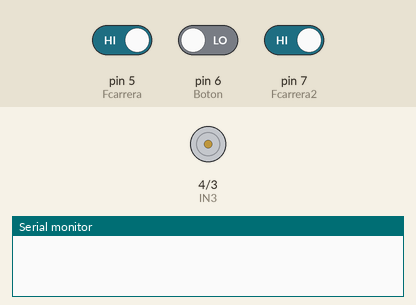
Simulated run of this sketch. Board: Arduino Uno, built with avr-gcc and run on an emulated ATmega328P. Shown: motor-driver pin pairs drawn as motors (green arrow = first pin HIGH = forward, orange = second pin HIGH = backward, longer = more drive, scaled by the enable pin), the last lines printed to the serial monitor. The test bench sets the inputs (shaded band); at power-on: pin 6 (Boton) LOW, pin 7 (Fcarrera2) HIGH, pin 5 (Fcarrera) HIGH.

Above: at 2.8 s.
2.9 s: pin 6 (Boton) driven HIGH and pin 7 (Fcarrera2) driven LOW
At 3.9 s:
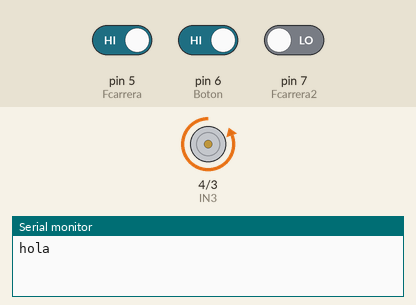
4.4 s: pin 7 (Fcarrera2) driven HIGH
At 4.8 s:
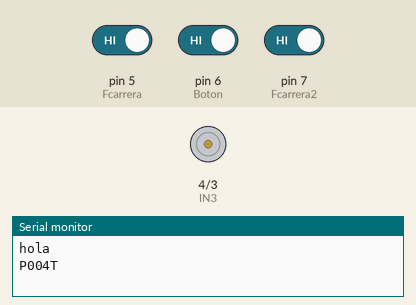
8.9 s: pin 5 (Fcarrera) driven HIGH
Timing chart, 0 to 11.9 s (numbered marks = the images above; inputs shaded):
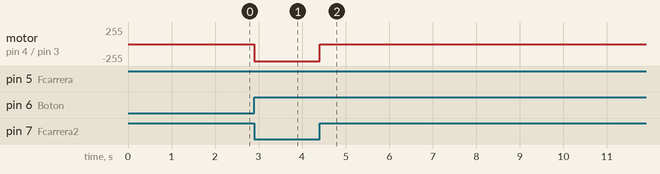

The sketch:

Pruebapuerta_principal.ino
```cpp
int IN3 = 4;      // IN3 a pin digital 7
int IN4 = 3;      // IN4 a pin digital 8
int ENB = A0;      // ENA a pin digital 9
int Boton = 6 ;
int Fcarrera = 5 ;
int Fcarrera2 = 7 ;
int movimiento = 0;

void setup() {
  Serial.begin(9600);

  // put your setup code here, to run once:
  pinMode(IN3, OUTPUT);   // IN3 como salida
  pinMode(IN4, OUTPUT);   // IN4 como salida
  pinMode(ENB, OUTPUT);   // ENB como salida
  pinMode(Boton, INPUT);   // boton como entrada
  pinMode(Fcarrera, INPUT);   // boton como entrada
  pinMode(Fcarrera2, INPUT);   // boton como entrada

}

void loop() {

  int botonFinalDeCarrera2;
  int botonFinalDeCarrera = digitalRead(Fcarrera);
  if (Serial.available()) {
    String estado = Serial.readString();
    if (estado == "P004T") {
      botonFinalDeCarrera2 = digitalRead(Fcarrera2);
         while ( botonFinalDeCarrera2 == LOW ) {
      while ( botonFinalDeCarrera2 == LOW ) {
        Avance();
        botonFinalDeCarrera2 = digitalRead(Fcarrera2);
      }
      Stop();
      delay(5000);
      botonFinalDeCarrera = digitalRead(Fcarrera);
      while (botonFinalDeCarrera == LOW ) {
        Retroceder();

        botonFinalDeCarrera = digitalRead(Fcarrera);
      }
      Stop();
      Serial.println("P004F");
    }
    }  if (estado == "P004F") {
      while ( botonFinalDeCarrera == LOW) {
        Retroceder();
      }
      Stop();
    }
  }

  botonFinalDeCarrera = digitalRead(Fcarrera);
  int estadoboton = digitalRead(Boton);
  botonFinalDeCarrera2 = digitalRead(Fcarrera2);

  if (estadoboton == HIGH ) {
          Serial.println("hola");
    botonFinalDeCarrera2 = digitalRead(Fcarrera2);
    while ( botonFinalDeCarrera2 == LOW ) {
      while ( botonFinalDeCarrera2 == LOW ) {
        Avance();
        botonFinalDeCarrera2 = digitalRead(Fcarrera2);
      }
      Stop();
      Serial.println("P004T");
      delay(5000);
      botonFinalDeCarrera = digitalRead(Fcarrera);
      while (botonFinalDeCarrera == LOW ) {
        Retroceder();

        botonFinalDeCarrera = digitalRead(Fcarrera);
      }
      Stop();
      Serial.println("P004F");
    }


  }
}

void Stop() {
  analogWrite(ENB, 0);  // velocidad mediante PWM en ENB
  digitalWrite(IN3, LOW); // IN3 a cero logico
  digitalWrite(IN4, LOW);  // IN4 a uno logico
}
void Avance() { // funcion para avance de motor A

  analogWrite(ENB, 130);  // velocidad mediante PWM en ENB
  digitalWrite(IN3, LOW); // IN3 a cero logico
  digitalWrite(IN4, HIGH);  // IN4 a uno logico
}

void Retroceder() { // funcion para avance de motor A

  analogWrite(ENB, 130);  // velocidad mediante PWM en ENB
  digitalWrite(IN3, HIGH); // IN3 a cero logico
  digitalWrite(IN4, LOW);  // IN4 a uno logico
}
```

Measured:
- after the input at 2.9 s, motor on pin 4 (IN3) / pin 3 (IN4): stopped → backward 255/255 at once
- after the input at 4.4 s, motor on pin 4 (IN3) / pin 3 (IN4): backward 255/255 → stopped at once
